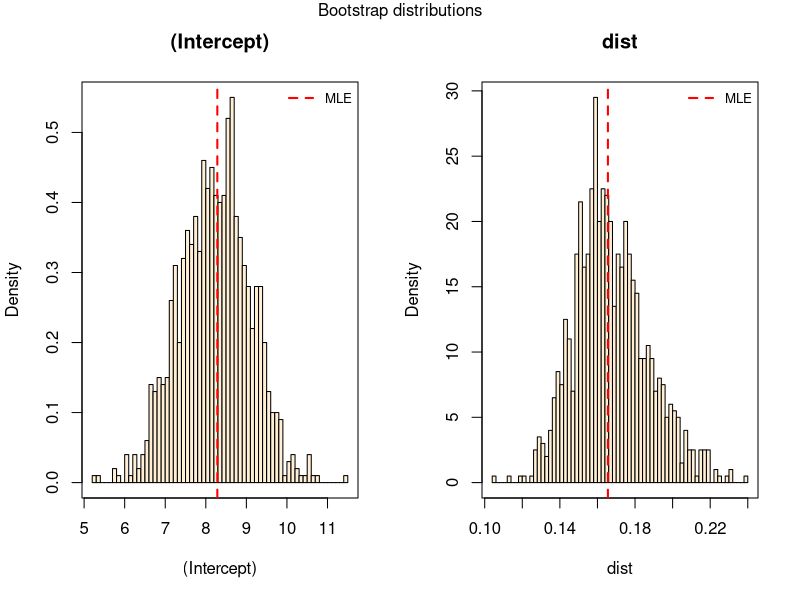
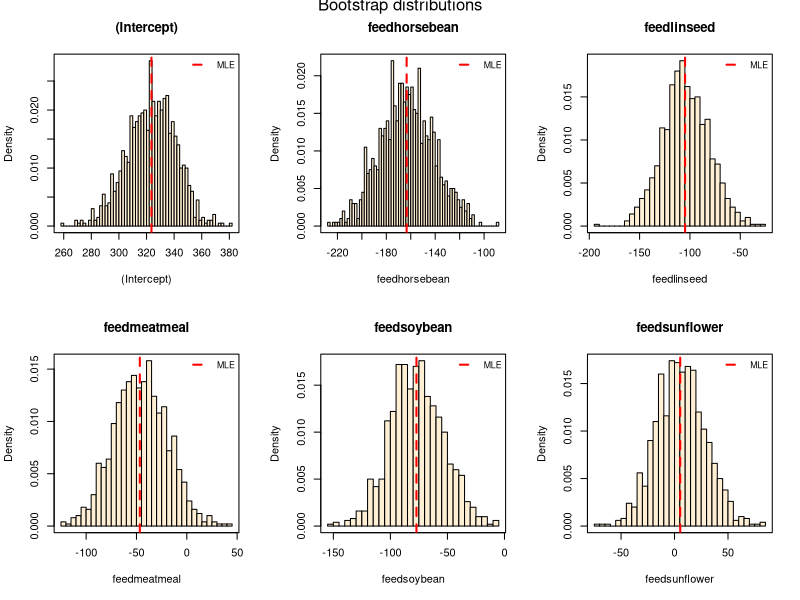
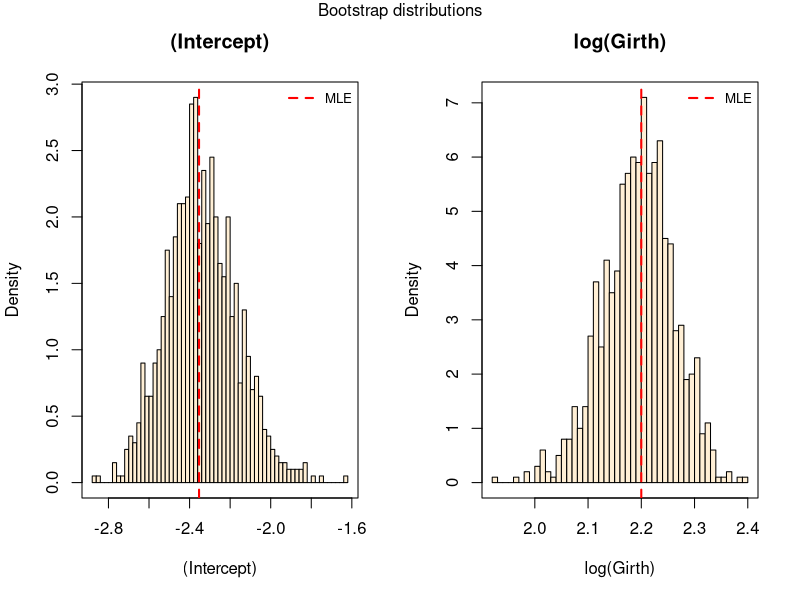

The R source for these figures, in order:
## ---- chunk 1
get.lm <- function(formula, data, indices) {
  return(lm(formula = formula, data = data[indices, ])$coef)
}
## ---- chunk 2
get.bootstrap <- function(data, statistic, replicates, formula) {
    # Get the number of rows.
    n <- nrow(data)

    # Create random samples with replacement.
    samples <- matrix(sample(1:n, n * replicates, replace = T), nrow = replicates, ncol = n)

    # Run the bootstrap over the samples.
    boot.sim <- t(apply(samples, 1, function(x) statistic(formula = formula, data = data, indices = x)))

    # Create the output object.
    out <- list()
    out$boot.sim <- boot.sim
    out$obs.statistic <- statistic(formula = formula, data = data, indices = 1:n)
    out$data <- data
    out$formula <- formula

    # Define object class.
    class(out) <- "boot"

    return(out)
}
## ---- chunk 3
summary.boot <- function(boot) {
    # MLE standard errors.
    se.mle <- summary(lm(formula = boot$formula, data = boot$data))$coef[, 2]

    # Bootstrap standard errors.
    se.boot <- apply(boot$boot.sim, 2, sd)

    # Put all SEs together.
    se.all <- cbind(se.mle, se.boot)

    # Add column names.
    colnames(se.all) <- c("MLE", "Bootstrap")

    # Pretty print.
    cat("Comparison between Standard Errors:", "\n")
    print(se.all)
}
## ---- chunk 4
plot.boot <- function(boot, breaks = 50) {
    # This line is only inteded for the handout!
    require(grDevices)
    
    # Get number of parameters.
    n.parameters <- dim(boot$boot.sim)[2]

    # Split screen.
    par(mfrow = rev(n2mfrow(n.parameters)))

    # Create plot template.
    for(i in 1:n.parameters) {
        hist(boot$boot.sim[, i], breaks = breaks, 
             freq = FALSE, 
             xlab = colnames(boot$boot.sim)[i], 
             main = colnames(boot$boot.sim)[i], 
             col = "papayawhip")
        box()
        abline(v = boot$obs.statistic[i], col = "red", lwd = 2, lty = 2)
        legend("topright", legend = c("MLE"), col = c("red"), lwd = 2, 
               lty = 2, ncol = 1, cex = 0.8, bty = "n")
    }

    mtext("Bootstrap distributions", side = 3, line = -1, outer = TRUE)

    # Un-split screen.
    par(mfrow = c(1, 1))
}
## ---- chunk 5
# library(footstrap)
## ---- chunk 6
library(datasets)
head(cars)
example.1 <- get.bootstrap(data = cars, statistic = get.lm, replicates = 1e3, formula = speed ~ dist)
plot(example.1)
summary(example.1)
## ---- chunk 7
head(chickwts)
example.2 <- get.bootstrap(data = chickwts, statistic = get.lm, replicates = 1e3, formula = weight ~ feed)
plot(example.2)
summary(example.2)
## ---- chunk 8
head(trees)
example.3 <- get.bootstrap(data = trees, statistic = get.lm, replicates = 1e3, formula = log(Volume) ~ log(Girth))
plot(example.3)
summary(example.3)
